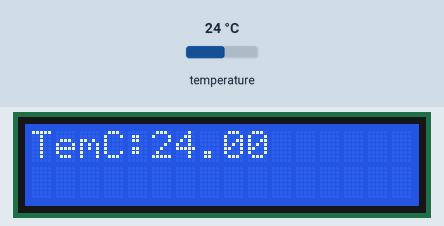
Recording of a sketch running on a simulated Arduino Uno, built with avr-gcc and run on an emulated ATmega328P. Shown: 16×2 character LCD. Inputs (shaded band) come from the test bench; at power-on: temperature 24 °C. What the sketch prints to the serial monitor is not drawn.

Above: at 1.2 s.
1.3 s: temperature set to 12 °C
At 3.3 s:
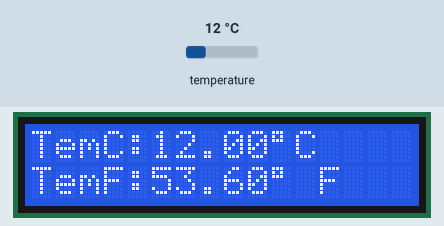
4.1 s: temperature set to 19 °C
At 6.7 s:
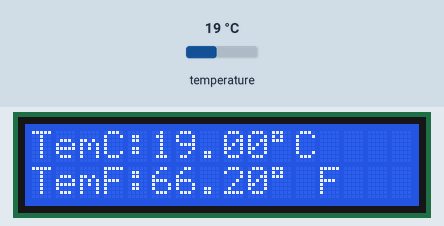
7.0 s: temperature set to 28 °C
At 9.0 s:
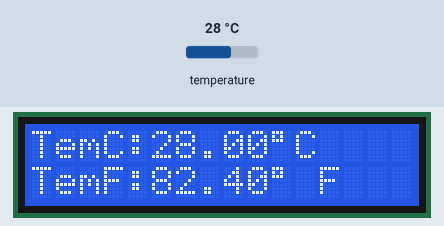
Timing chart, 0 to 10.5 s (numbered marks = the images above; inputs shaded):
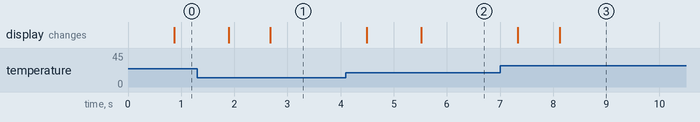

Measured:
- after the input at 1.3 s, the display: first changes after 0.59 s (image 1 shows a later state)
- after the input at 4.1 s, the display: first changes after 0.40 s (image 2 shows a later state)
- after the input at 7.0 s, the display: first changes after 0.34 s (image 3 shows a later state)

The sketch:

lab5-.ino
```cpp
#include<OneWire.h>
#include<DallasTemperature.h>
#include<Wire.h>
#include<LiquidCrystal_I2C.h>

LiquidCrystal_I2C lcd(0x27,16,2);
#define ONE_WIRE_BUS 4//温度传感器接PIN4接口
OneWire oneWire(ONE_WIRE_BUS);
DallasTemperature sensors(&oneWire);

void setup() {
  // put your setup code here, to run once:
  Serial.begin(9600);
  sensors.begin();
  lcd.init();
  lcd.backlight();
}

void loop(void) {
  // put your main code here, to run repeatedly:
  sensors.requestTemperatures();//发送命令获取温度
  lcd.setCursor(0,0);
  lcd.print("TemC:");
  lcd.print(sensors.getTempCByIndex(0));

  Serial.print(sensors.getTempCByIndex(0));//打印温度
  Serial.println("C");
  delay(1000);
  lcd.print(char(223));//在LCD屏幕上打印°C
  lcd.print("C");
  lcd.setCursor(0,1);
  lcd.print("TemF:");
  lcd.print(1.8*sensors.getTempCByIndex(0) + 32.0);//计算华氏温度
  lcd.print(char(223));
  lcd.print(" F");
}
```
